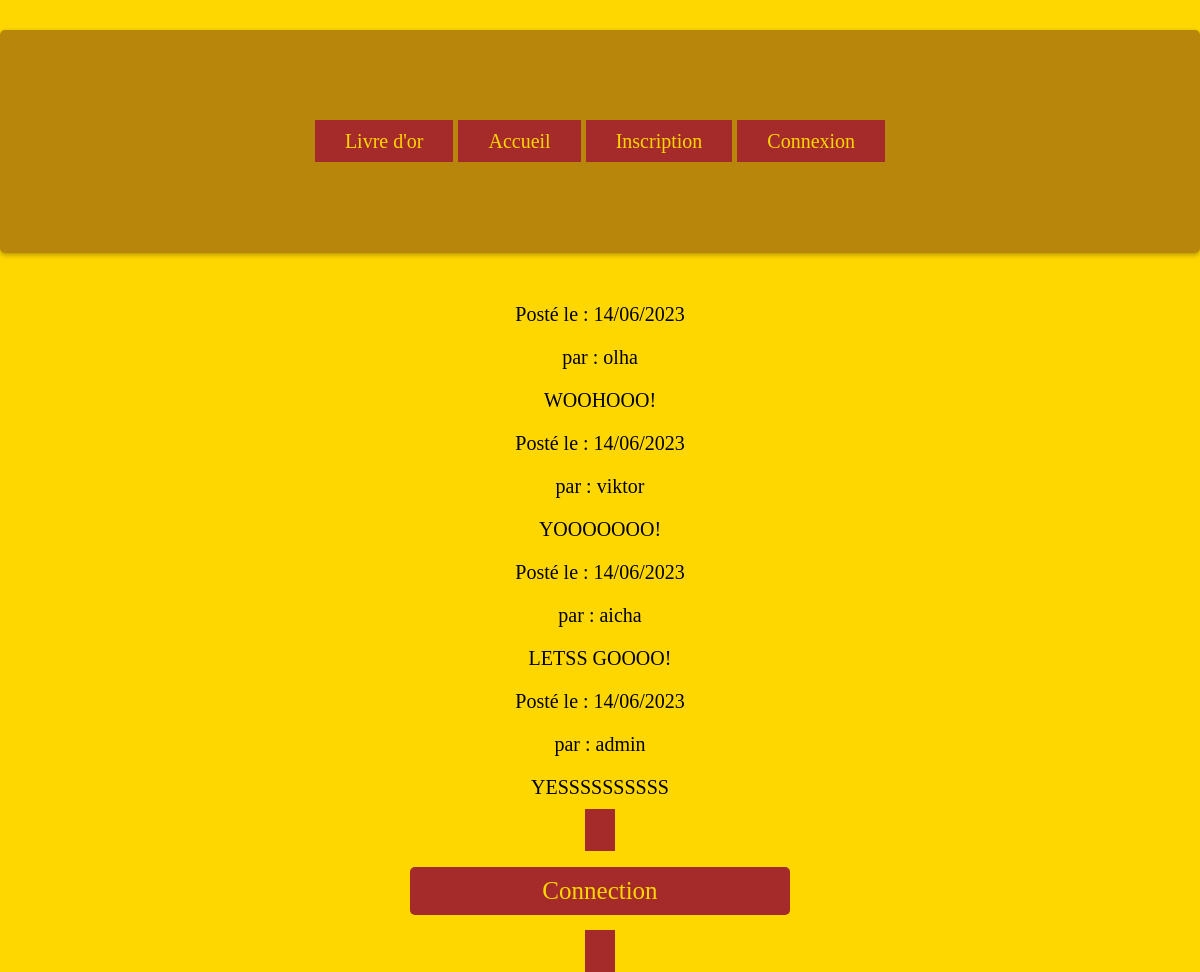
Screenshot of /livre-or.php with the database file from the repository.
### tables this page shows
CREATE TABLE IF NOT EXISTS `commentaires` (
  `id` int NOT NULL AUTO_INCREMENT,
  `commentaire` varchar(255) NOT NULL,
  `id_utilisateur` int NOT NULL,
  `date` date NOT NULL,
  PRIMARY KEY (`id`)
);

CREATE TABLE IF NOT EXISTS `utilisateurs` (
  `id` int NOT NULL AUTO_INCREMENT,
  `login` varchar(255) NOT NULL,
  `password` varchar(255) NOT NULL,
  PRIMARY KEY (`id`)
);

### livre-or.php (the view, shortened to what this page needs)
<?php
$bdd = new PDO('mysql:host=localhost;dbname=livreor;charset=utf8', 'root', '123456789');
?>
<!DOCTYPE html>
<html lang="fr">
<head>
</head>
<body>
<header>
    <nav class="nav">
        <a href='livre-or.php'>Livre d'or</a>
        <?php if (isset($_SESSION['id'])) { ?>
            <a href="profil.php?id=" <?php $_SESSION['id'] ?>>Profil</a>
            <a href="commentaires.php?id=" <?php $_SESSION['id'] ?>>Commentaires</a>
            <?php
        } else { ?>
            <a href="../index.php">Accueil</a>
            <a href="inscription.php">Inscription</a>
        <?php } ?>
        <?php if (isset($_SESSION['id'])) { ?>
            <a href="deconnexion.php">Deconnexion</a>
        <?php } else { ?>
            <a href="connexion.php">Connexion</a>
        <?php } ?>
    </nav>
</header>
<main>
        <?php
        $req = $bdd->prepare("SELECT commentaires.commentaire, commentaires.date, utilisateurs.login FROM commentaires INNER JOIN utilisateurs WHERE commentaires.id_utilisateur = utilisateurs.id ORDER BY commentaires.id DESC");
        $req-> execute();
        $resultat = $req->fetchAll(PDO::FETCH_ASSOC);
        ?>
    <article>
        <?php
        foreach  ($resultat as $row)
        {
            $date=date('d/m/Y', strtotime($row["date"]));
            echo '<div class="commentaire"><p class="date">Posté le :  '.$date.'</p>'.' <p>par : '.$row['login']  . '</p>'    . '<p class="com">'. $row['commentaire']  .'</p></div>';
        }
        ?>
    </article>
    <article class="a">
        <?php
        if (isset($_SESSION['id'])) {
            echo "<a href=commentaires.php><p> Commenter votre Coiffure !</p> </a>";
            echo "<a href=deconnexion.php><p> Deconnexion</p> </a>";
        } else {
            echo "<a href=connexion.php><p>Connection </p></a>";
        }
        ?>
    </article>
</main>
</body>
</html>

### livre-or.php (style rules this page uses)
body { font-size: 20px; margin: 0; height: 100vh; display: flex; flex-direction: column; justify-content: space-between; font-family: serif; background-color: gold; }
nav { margin: 30px auto; padding: 100px; background-color: darkgoldenrod; border-radius: 5px; box-shadow: 0 2px 5px rgba(0, 0, 0, 0.3); text-align: center; }
a { background-color: brown; color: gold; padding: 10px 30px; border: none; cursor: pointer; text-decoration: none; }
.a p { font-size: 25px; background-color: brown; display: block; margin-right: auto; margin-left: auto; width: 30%; padding: 10px; border-radius: 5px; }
article { text-align: center; }

### rows the page displays
commentaires: date "14/06/2023", id_utilisateur.login "olha", commentaire "WOOHOOO!"
commentaires: date "14/06/2023", id_utilisateur.login "viktor", commentaire "YOOOOOOO!"
commentaires: date "14/06/2023", id_utilisateur.login "aicha", commentaire "LETSS GOOOO!"
commentaires: date "14/06/2023", id_utilisateur.login "admin", commentaire "YESSSSSSSSSS"
